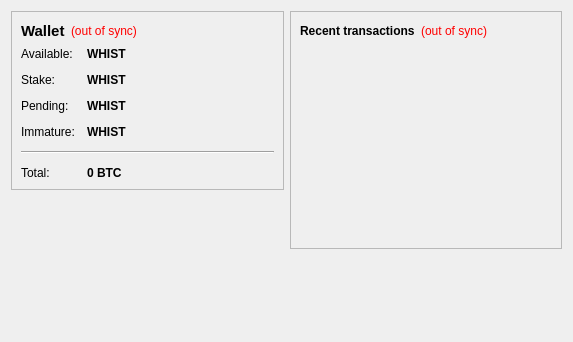
<?xml version="1.0" encoding="UTF-8"?>
<ui version="4.0">
 <class>OverviewPage</class>
 <widget class="QWidget" name="OverviewPage">
  <property name="geometry">
   <rect>
    <x>0</x>
    <y>0</y>
    <width>573</width>
    <height>342</height>
   </rect>
  </property>
  <property name="windowTitle">
   <string>Form</string>
  </property>
  <layout class="QHBoxLayout" name="horizontalLayout" stretch="1,1">
   <item>
    <layout class="QVBoxLayout" name="verticalLayout_2">
     <item>
      <widget class="QFrame" name="frame">
       <property name="frameShape">
        <enum>QFrame::StyledPanel</enum>
       </property>
       <property name="frameShadow">
        <enum>QFrame::Raised</enum>
       </property>
       <layout class="QVBoxLayout" name="verticalLayout_4">
        <item>
         <layout class="QHBoxLayout" name="horizontalLayout_4">
          <item>
           <widget class="QLabel" name="label_5">
            <property name="font">
             <font>
              <pointsize>11</pointsize>
              <weight>75</weight>
              <bold>true</bold>
             </font>
            </property>
            <property name="text">
             <string>Wallet</string>
            </property>
           </widget>
          </item>
          <item>
           <widget class="QLabel" name="labelWalletStatus">
            <property name="toolTip">
             <string>The displayed information may be out of date. Your wallet automatically synchronizes with the Whistle network after a connection is established, but this process has not completed yet.</string>
            </property>
            <property name="styleSheet">
             <string notr="true">QLabel { color: red; }</string>
            </property>
            <property name="text">
             <string notr="true">(out of sync)</string>
            </property>
            <property name="alignment">
             <set>Qt::AlignLeading|Qt::AlignLeft|Qt::AlignVCenter</set>
            </property>
           </widget>
          </item>
          <item>
           <spacer name="horizontalSpacer_2">
            <property name="orientation">
             <enum>Qt::Horizontal</enum>
            </property>
            <property name="sizeHint" stdset="0">
             <size>
              <width>40</width>
              <height>20</height>
             </size>
            </property>
           </spacer>
          </item>
         </layout>
        </item>
        <item>
         <layout class="QFormLayout" name="formLayout_2">
          <property name="fieldGrowthPolicy">
           <enum>QFormLayout::AllNonFixedFieldsGrow</enum>
          </property>
          <property name="horizontalSpacing">
           <number>12</number>
          </property>
          <property name="verticalSpacing">
           <number>12</number>
          </property>
          <item row="0" column="0">
           <widget class="QLabel" name="label">
            <property name="text">
             <string>Available:</string>
            </property>
           </widget>
          </item>
          <item row="0" column="1">
           <widget class="QLabel" name="labelBalance">
            <property name="font">
             <font>
              <weight>75</weight>
              <bold>true</bold>
             </font>
            </property>
            <property name="cursor">
             <cursorShape>IBeamCursor</cursorShape>
            </property>
            <property name="toolTip">
             <string>Your current spendable balance</string>
            </property>
            <property name="text">
             <string notr="true">WHIST</string>
            </property>
            <property name="textInteractionFlags">
             <set>Qt::LinksAccessibleByMouse|Qt::TextSelectableByKeyboard|Qt::TextSelectableByMouse</set>
            </property>
           </widget>
          </item>
          <item row="1" column="0">
           <widget class="QLabel" name="label_6">
            <property name="text">
             <string>Stake:</string>
            </property>
           </widget>
          </item>
          <item row="1" column="1">
           <widget class="QLabel" name="labelStake">
            <property name="font">
             <font>
              <weight>75</weight>
              <bold>true</bold>
             </font>
            </property>
            <property name="cursor">
             <cursorShape>IBeamCursor</cursorShape>
            </property>
            <property name="toolTip">
             <string>Total of coins that was staked, and do not yet count toward the current balance</string>
            </property>
            <property name="text">
             <string notr="true">WHIST</string>
            </property>
            <property name="textInteractionFlags">
             <set>Qt::LinksAccessibleByMouse|Qt::TextSelectableByKeyboard|Qt::TextSelectableByMouse</set>
            </property>
           </widget>
          </item>
          <item row="2" column="0">
           <widget class="QLabel" name="label_3">
            <property name="text">
             <string>Pending:</string>
            </property>
           </widget>
          </item>
          <item row="2" column="1">
           <widget class="QLabel" name="labelUnconfirmed">
            <property name="font">
             <font>
              <weight>75</weight>
              <bold>true</bold>
             </font>
            </property>
            <property name="cursor">
             <cursorShape>IBeamCursor</cursorShape>
            </property>
            <property name="toolTip">
             <string>Total of transactions that have yet to be confirmed, and do not yet count toward the current balance</string>
            </property>
            <property name="text">
             <string notr="true">WHIST</string>
            </property>
            <property name="textInteractionFlags">
             <set>Qt::LinksAccessibleByMouse|Qt::TextSelectableByKeyboard|Qt::TextSelectableByMouse</set>
            </property>
           </widget>
          </item>
          <item row="3" column="0">
           <widget class="QLabel" name="labelImmatureText">
            <property name="text">
             <string>Immature:</string>
            </property>
           </widget>
          </item>
          <item row="3" column="1">
           <widget class="QLabel" name="labelImmature">
            <property name="font">
             <font>
              <weight>75</weight>
              <bold>true</bold>
             </font>
            </property>
            <property name="toolTip">
             <string>Mined balance that has not yet matured</string>
            </property>
            <property name="text">
             <string notr="true">WHIST</string>
            </property>
            <property name="textInteractionFlags">
             <set>Qt::LinksAccessibleByMouse|Qt::TextSelectableByKeyboard|Qt::TextSelectableByMouse</set>
            </property>
           </widget>
          </item>
          <item row="4" column="0" colspan="2">
           <widget class="Line" name="line">
            <property name="orientation">
             <enum>Qt::Horizontal</enum>
            </property>
           </widget>
          </item>
          <item row="5" column="0">
           <widget class="QLabel" name="labelTotalText">
            <property name="text">
             <string>Total:</string>
            </property>
           </widget>
          </item>
          <item row="5" column="1">
           <widget class="QLabel" name="labelTotal">
            <property name="font">
             <font>
              <weight>75</weight>
              <bold>true</bold>
             </font>
            </property>
            <property name="cursor">
             <cursorShape>IBeamCursor</cursorShape>
            </property>
            <property name="toolTip">
             <string>Your current total balance</string>
            </property>
            <property name="text">
             <string notr="true">0 BTC</string>
            </property>
            <property name="textInteractionFlags">
             <set>Qt::LinksAccessibleByMouse|Qt::TextSelectableByKeyboard|Qt::TextSelectableByMouse</set>
            </property>
           </widget>
          </item>
         </layout>
        </item>
       </layout>
      </widget>
     </item>
     <item>
      <spacer name="verticalSpacer">
       <property name="orientation">
        <enum>Qt::Vertical</enum>
       </property>
       <property name="sizeHint" stdset="0">
        <size>
         <width>20</width>
         <height>40</height>
        </size>
       </property>
      </spacer>
     </item>
    </layout>
   </item>
   <item>
    <layout class="QVBoxLayout" name="verticalLayout_3">
     <item>
      <widget class="QFrame" name="frame_2">
       <property name="frameShape">
        <enum>QFrame::StyledPanel</enum>
       </property>
       <property name="frameShadow">
        <enum>QFrame::Raised</enum>
       </property>
       <layout class="QVBoxLayout" name="verticalLayout">
        <item>
         <layout class="QHBoxLayout" name="horizontalLayout_2">
          <item>
           <widget class="QLabel" name="label_4">
            <property name="text">
             <string>&lt;b&gt;Recent transactions&lt;/b&gt;</string>
            </property>
           </widget>
          </item>
          <item>
           <widget class="QLabel" name="labelTransactionsStatus">
            <property name="toolTip">
             <string>The displayed information may be out of date. Your wallet automatically synchronizes with the Whistle network after a connection is established, but this process has not completed yet.</string>
            </property>
            <property name="styleSheet">
             <string notr="true">QLabel { color: red; }</string>
            </property>
            <property name="text">
             <string notr="true">(out of sync)</string>
            </property>
            <property name="alignment">
             <set>Qt::AlignRight|Qt::AlignTrailing|Qt::AlignVCenter</set>
            </property>
           </widget>
          </item>
          <item>
           <spacer name="horizontalSpacer">
            <property name="orientation">
             <enum>Qt::Horizontal</enum>
            </property>
            <property name="sizeHint" stdset="0">
             <size>
              <width>40</width>
              <height>20</height>
             </size>
            </property>
           </spacer>
          </item>
         </layout>
        </item>
        <item>
         <widget class="QListView" name="listTransactions">
          <property name="styleSheet">
           <string notr="true">QListView { background: transparent; }</string>
          </property>
          <property name="frameShape">
           <enum>QFrame::NoFrame</enum>
          </property>
          <property name="verticalScrollBarPolicy">
           <enum>Qt::ScrollBarAlwaysOff</enum>
          </property>
          <property name="horizontalScrollBarPolicy">
           <enum>Qt::ScrollBarAlwaysOff</enum>
          </property>
          <property name="selectionMode">
           <enum>QAbstractItemView::NoSelection</enum>
          </property>
         </widget>
        </item>
       </layout>
      </widget>
     </item>
     <item>
      <spacer name="verticalSpacer_2">
       <property name="orientation">
        <enum>Qt::Vertical</enum>
       </property>
       <property name="sizeHint" stdset="0">
        <size>
         <width>20</width>
         <height>40</height>
        </size>
       </property>
      </spacer>
     </item>
    </layout>
   </item>
  </layout>
 </widget>
 <resources/>
 <connections/>
</ui>
